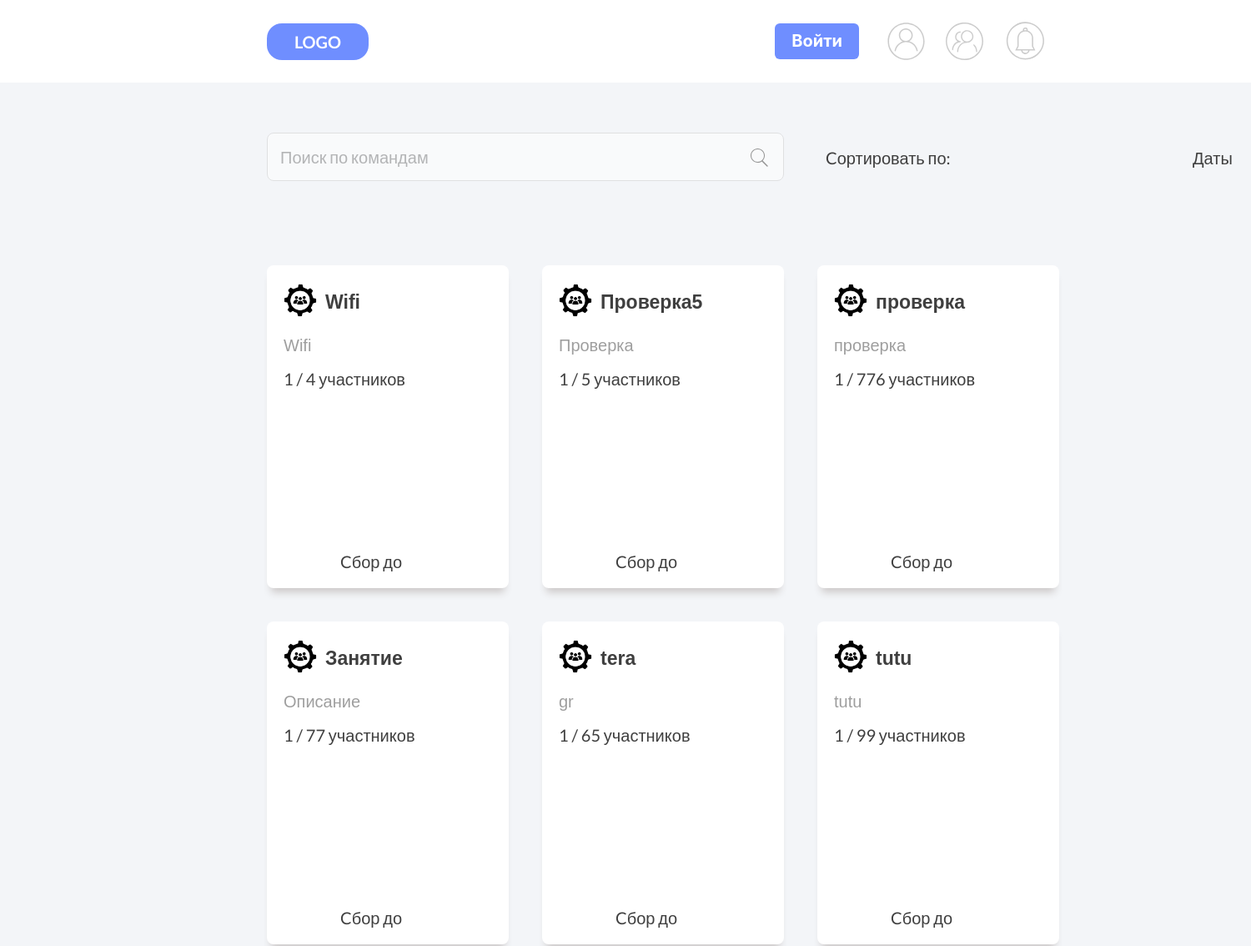
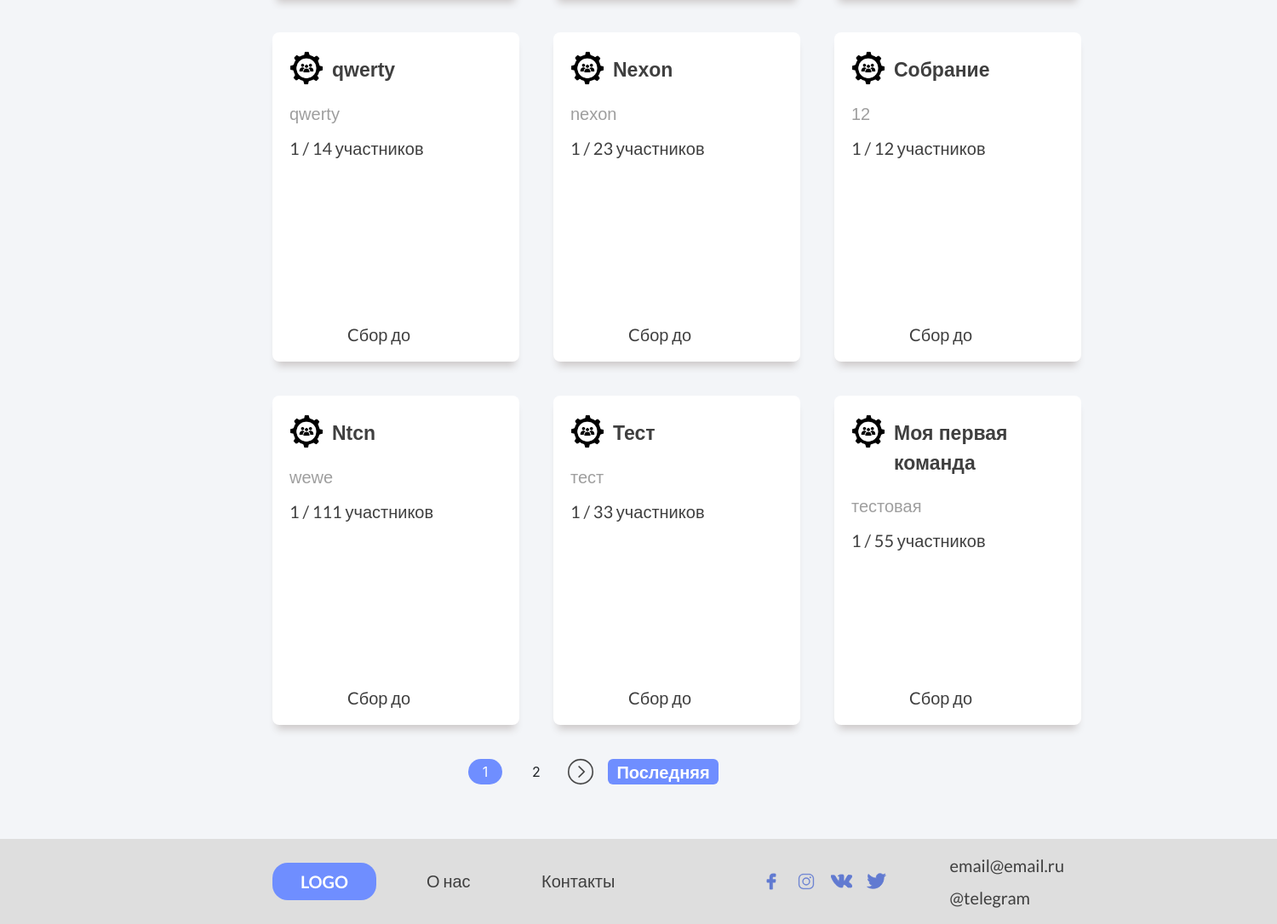
The page / on the database its author committed (2 pictures, top to bottom).
### users/models.py (models this page shows, shortened)
class Team(models.Model):
    ACTIVE = 'active'
    DELETED = 'deleted'
    CHOICES_STATUS = (
        (ACTIVE, 'Active'),
        (DELETED, 'Deleted')
    )
    name = models.CharField(
        'Наименование команды',
        max_length=64,
        )
    description = models.CharField(
        'Описание команды',
        max_length=1024,
        null=True,
        blank=True
        )
    owner = models.ForeignKey(
        CustomUser,
        related_name='created_teams',
        verbose_name='Автор команды',
        on_delete=models.CASCADE,
        blank=True,
        null=True,
        )
    members = models.ManyToManyField(
        CustomUser,
        related_name='users_teams',
        verbose_name='Участники',
        blank=True,
        )
    count_of_players = models.IntegerField('Число участников')
    created_at = models.DateTimeField(
        'Дата cоздания команды',
        auto_now_add=True,
        null=True,
        blank=True
        )
    img = models.ImageField(
        'Фото команды',
        default='default-team.png',
        upload_to='user_images'
        )
    status = models.CharField(max_length=10, choices=CHOICES_STATUS, default=ACTIVE)
    class Meta:
        ordering = ['-created_at']
        verbose_name = 'Команду'
        verbose_name_plural = 'Команды'

### users/views.py (the view)
# urls.py: path("", userViews.BaseView.as_view(), name="home"),
class BaseView(ListView):
    model = Team
    template_name = 'users/home.html'
    context_object_name = "target"
    paginate_by = 12

### users/templates/users/home.html (shortened to what this page needs)
{% extends 'users/base.html'%}
{% load static %}
{% block link %}
    <link rel="stylesheet" type='text/css' href="{% static 'users/css/home.css' %}">
{% endblock %}
{% block content %}
    <div class="home">
        <div class="frame-13" id="searchID">
            <form autocomplete="off" id="search-form" method="post" class="frame-13">
                <input type="text" id="search-input" class="text_label" placeholder="Поиск по командам">
                <input type="submit" value="" class="iii" id="searchiconID" title="Поиск">
            </form>
        </div>
        <div class="frame-14" id="sortcountID">
            <div class="text_label-s lato-normal-ship-gray">Cортировать по: </div>
        </div>
        <div class="frame-15" id="sortdateID">
            <div class="text_label-d lato-normal-ship-gray">Даты </div>
        </div>
        <div class="block-teams" id="teamID">
            {% for team in target %}
                <a href="{% url 'team' team.id %}" class="icon-team">
                    <div class="frame-19">
                        <div class="frame-26">
                            <div class="frame-17">
                                <div class="frame-21">
                                    <img src="{{ team.img.url }}" alt="" class="unsplash">
                                </div>
                                <div class="frame-25">
                                    <div class="text_label_t valign-text-middle lato-semi-bold-ship-gray-23px"> {{ team.name }} </div>
                                </div>
                            </div>
                            <div class="text_label valign-text-middle lato-semi-bold-ship-gray-20px"> {{team.description|striptags|truncatechars:50}} </div>
                            <div class="frame-20">
                                <div class="frame-19-pl">
                                    <div class="valign-text-middle players  lato-normal-ship-gray"> {{team.members.all|length}} / {{team.count_of_players}} участников </div>
                                </div>
                            </div>
                        </div>
                        <div class="sbor valign-text-middle lato-normal-ship-gray"> Cбор до  </div>
                    </div>
                </a>
            {% endfor %}
        </div>
        <div class="pages" id="pagesID">
            {% if is_paginated %}
                {% for num in page_obj.paginator.page_range %}
                    {% if num == page_obj.number %}
                        <button class="btn btn-info"> {{ num }}</button>
                    {% elif num > page_obj.number|add:'-3' and num < page_obj.number|add:'3' %}
                        <a href="?page={{ num }}" class="btn btn-outline"> {{num }}</a>
                    {% endif %}
                {% endfor %}
                {% if page_obj.has_next %}
                    <a href="?page={{ page_obj.next_page_number }}" class="icon">
                        <svg class="page-icon" data-name="Livello 1" id="Livello_1" viewBox="0 0 128 128" xmlns="http://www.w3.org/2000/svg"><title/>
                {% endif %}
            {% endif %}
{%endblock%}

### users/static/users/css/base.css (style rules this page uses)
body { width: 100%; height: 100%; }
.lato-normal-ship-gray { color:rgba(63, 63, 63, 1); font-family: 'Lato', sans-serif; font-size: 20px; font-weight: 400; font-style: normal; }
.lato-semi-bold-ship-gray-23px { color: rgba(63, 63, 63, 1); font-family: 'Lato-SemiBold', sans-serif; font-size: 23px; font-weight: 600; font-style: normal; }
.lato-semi-bold-ship-gray-20px { color: rgba(63, 63, 63, 1); font-family: 'Lato-SemiBold', sans-serif; font-size: 20px; font-weight: 400; font-style: normal; }
.base a { text-decoration: none; transition: 200ms; transition-timing-function: ease-in-out; -webkit-transition: 200ms; -webkit-transition-timing-function: ease-in-out; }
.icon { stroke: rgba(63, 63, 63, 1); fill: rgba(63, 63, 63, 1); }

### rows shown on the page
Team: img (placeholder picture), name "Wifi", description "Wifi", members.all|length "1", count_of_players "4"
Team: img (placeholder picture), name "Проверка5", description "Проверка", members.all|length "1", count_of_players "5"
Team: img (placeholder picture), name "проверка", description "проверка", members.all|length "1", count_of_players "776"
Team: img (placeholder picture), name "Занятие", description "Описание", members.all|length "1", count_of_players "77"
Team: img (placeholder picture), name "tera", description "gr", members.all|length "1", count_of_players "65"
Team: img (placeholder picture), name "tutu", description "tutu", members.all|length "1", count_of_players "99"
Team: img (placeholder picture), name "qwerty", description "qwerty", members.all|length "1", count_of_players "14"
Team: img (placeholder picture), name "Nexon", description "nexon", members.all|length "1", count_of_players "23"
Team: img (placeholder picture), name "Собрание", description "12", members.all|length "1", count_of_players "12"
Team: img (placeholder picture), name "Ntcn", description "wewe", members.all|length "1", count_of_players "111"
Team: img (placeholder picture), name "Тест", description "тест", members.all|length "1", count_of_players "33"
Team: img (placeholder picture), name "Моя первая команда", description "тестовая", members.all|length "1", count_of_players "55"

### other values the page prints
{{ num }} "1"
{{ num }} "2"
